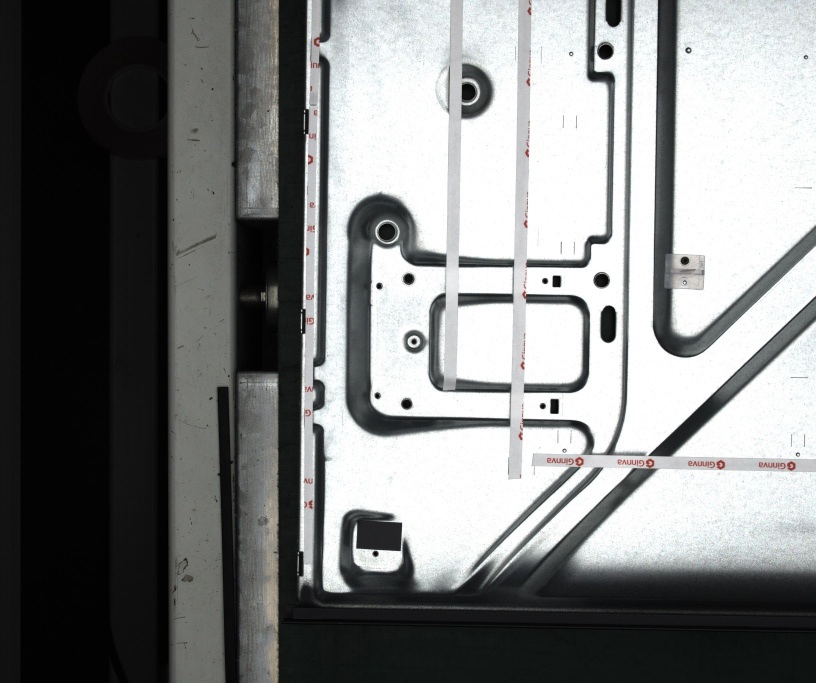
#> input picture Multi-Image-Stitching/image_data/image_1_1.jpg, 2448 x 2048 px (shown at 1/3 size)
$ python -i main.py   (imports and definitions only)
#> lines starting #> are read from the running program, lines starting #| are printed output that depends on the picture
#> further down, picture is the input picture: shape (2048, 2448, 3); mean B, G, R 128.9, 129.2, 127.7
import numpy as np
import cv2
import torch
import pyramid_blend
from modules.xfeat import XFeat
import os
import matplotlib.pyplot as plt
import myplot
import cv2.cuda
import copy

# [1 line that did not run here, left out]
ENABLE_PLOT=False
# 锐化函数
def sharpen_image(img):
    # 使用一个简单的锐化内核
    kernel = np.array([[-1, -1, -1], [-1,9, -1], [-1, -1, -1]])
    sharpened = cv2.filter2D(img, -1, kernel)
    return sharpened


# 对比度增强函数（CLAHE）
def enhance_contrast(img):
    # 转为灰度图像
    gray = cv2.cvtColor(img, cv2.COLOR_BGR2GRAY)
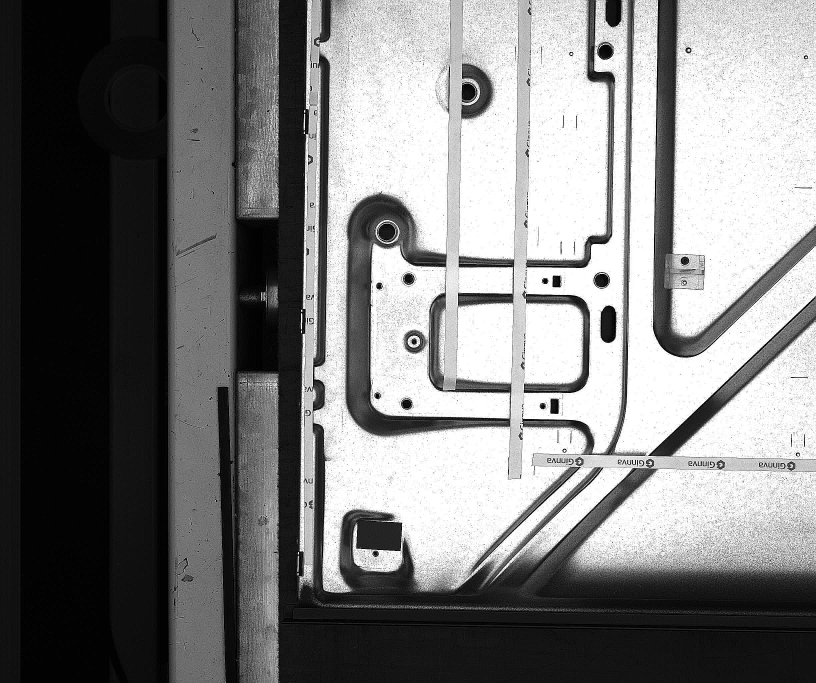
#> gray: shape (2048, 2448) (shown at 1/3 size); min 0, max 255, mean 126.2

    # 创建CLAHE对象
    clahe = cv2.createCLAHE(clipLimit=2.0, tileGridSize=(8, 8))

    # 应用CLAHE
    enhanced = clahe.apply(gray)
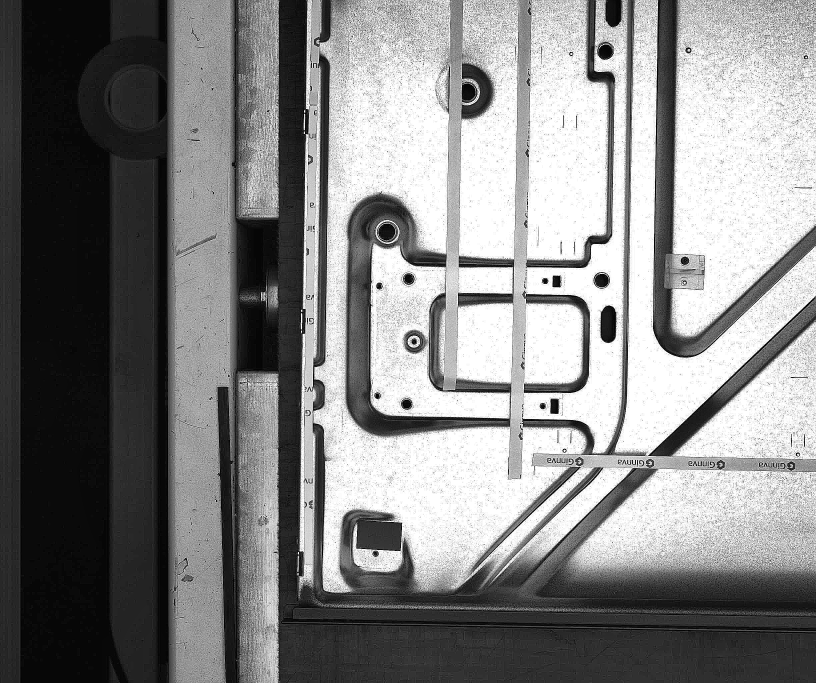
#> enhanced: shape (2048, 2448) (shown at 1/3 size); min 1, max 255, mean 133.5

    # 转换回彩色图像
    return cv2.cvtColor(enhanced, cv2.COLOR_GRAY2BGR)


# 图像预处理函数：锐化和对比度增强
def preprocess_image(img):
    img_sharpened = sharpen_image(img)
    img_contrast_enhanced = enhance_contrast(img_sharpened)
    return img_contrast_enhanced


# [153 lines left out: functions get_relative_position, filter_matches, match_image_using_xfeat, get_trans, weighted_average_matrices, not called in this run]

def expand_to_3x3(M):
    """ 将 2x3 仿射变换矩阵扩展为 3x3 """
    return np.vstack([M, [0, 0, 1]])

# [349 lines left out: functions get_swap_matrix, compute_output_size, swap_and_compute_overlap, images_sitiching_using_pyramid_blending, get_gain_compensation, not called in this run]


# [36 lines not run here, left out]

>>> import cv2
>>> picture = cv2.imread('image_data/image_1_1.jpg')
>>> result = preprocess_image(picture)

$ run again, on Multi-Image-Stitching/image_data/image_2_2.jpg
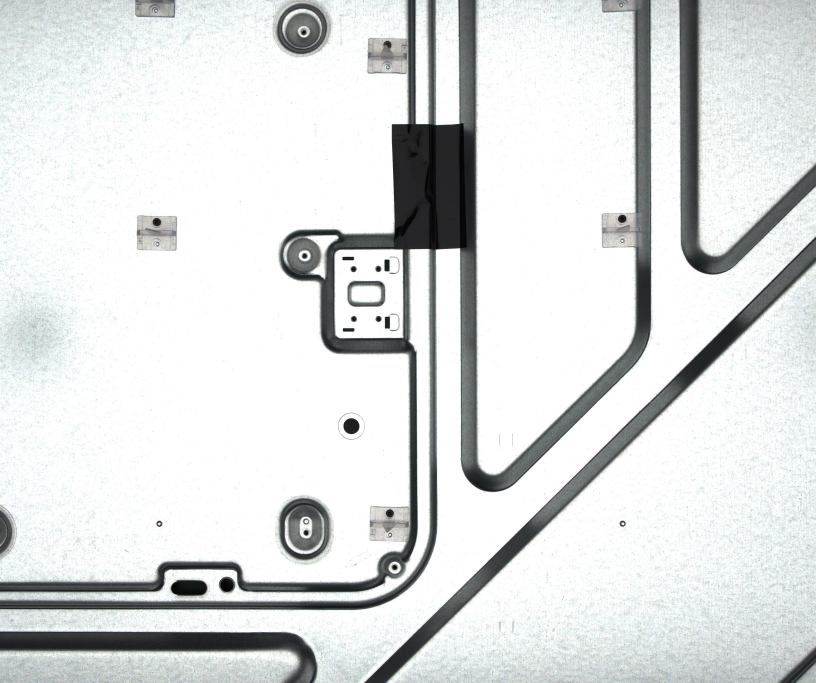
#> input picture Multi-Image-Stitching/image_data/image_2_2.jpg, 2448 x 2048 px (shown at 1/3 size)
#> picture is the input picture: shape (2048, 2448, 3); mean B, G, R 222.2, 222.5, 219.9
#> in enhance_contrast, `enhanced = clahe.apply(gray)`:
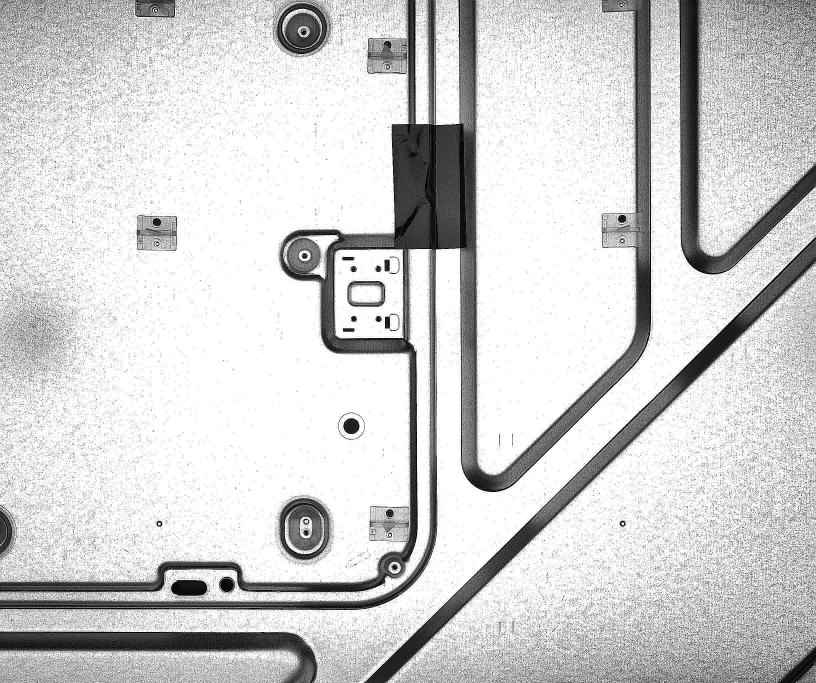
#> enhanced: shape (2048, 2448) (shown at 1/3 size); min 0, max 255, mean 208.1
